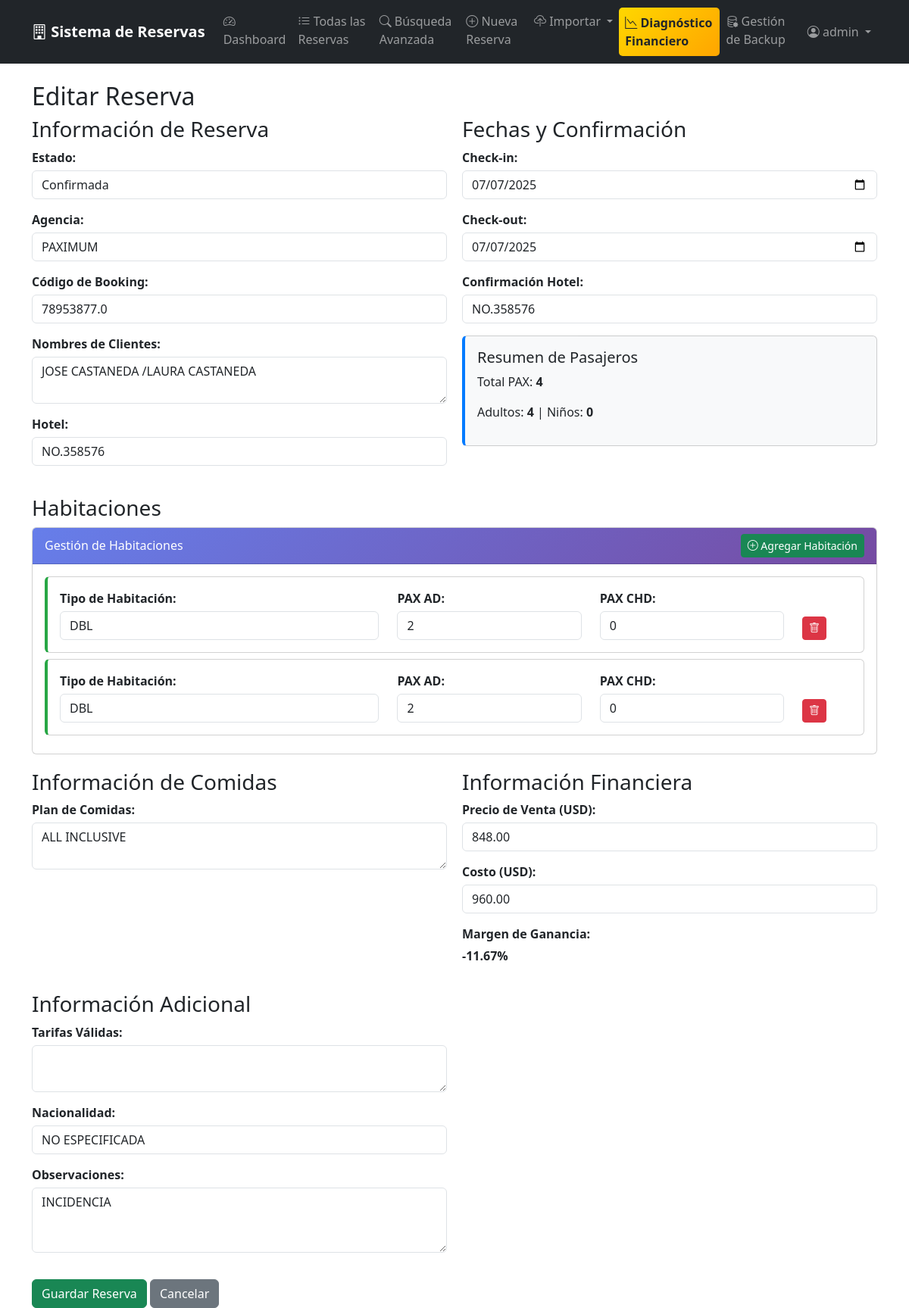
The page /121/update/ (signed in) on the database as committed earlier.
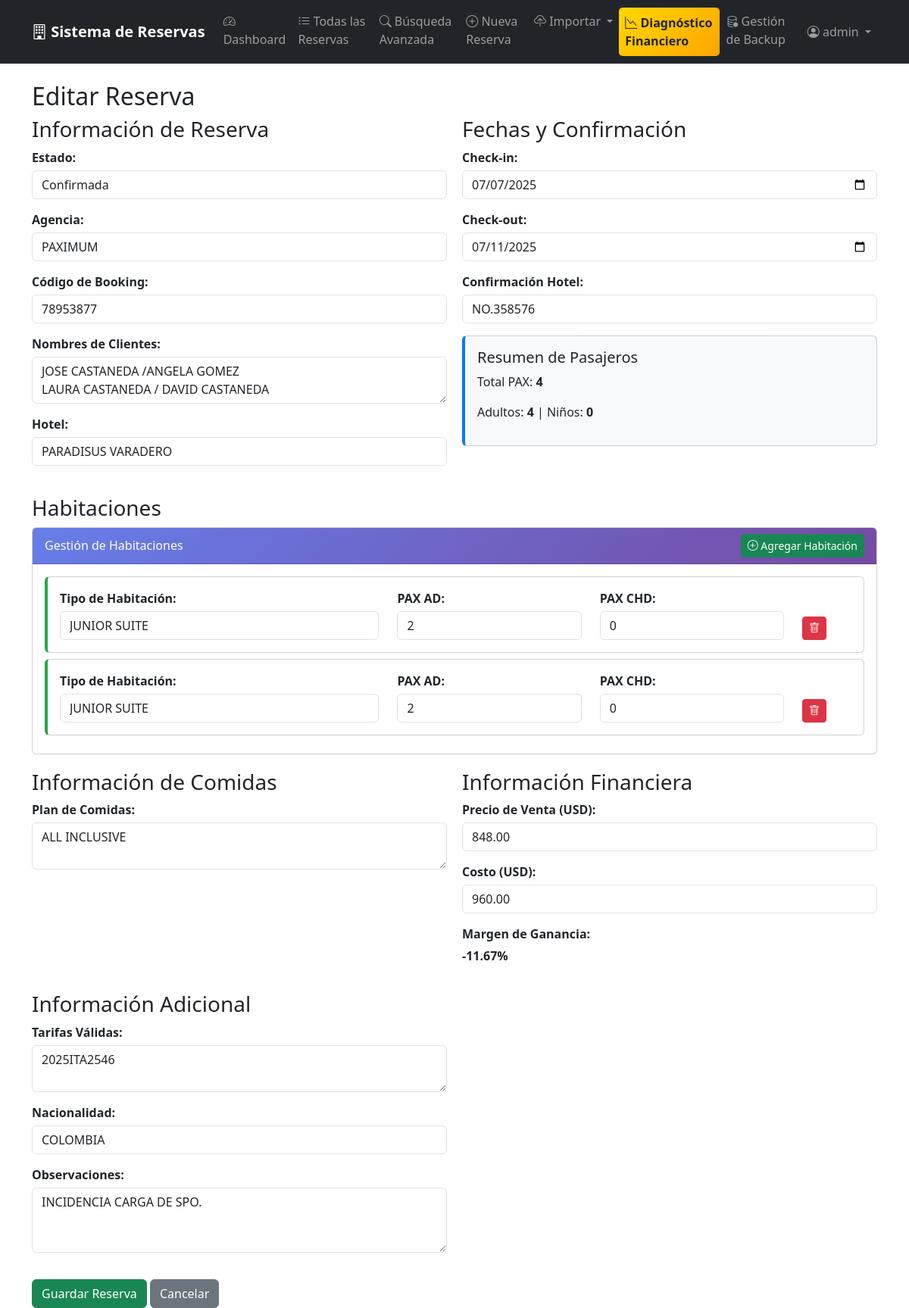
The same page on the database as committed later.
### reservations/models.py (models this page shows, shortened)
class Reservation(models.Model):
    STATUS_CHOICES = [
        ('OK', 'Confirmada'),
        ('CXX', 'Cancelada'),
        ('PENDING', 'Pendiente'),
    ]
    status = models.CharField(
        max_length=20,
        choices=STATUS_CHOICES,
        default='OK'
    )
    agency = models.CharField(max_length=100)
    booking_code = models.CharField(max_length=50, unique=True)
    clients_names = models.TextField()
    hotel = models.CharField(max_length=200)
    date_from = models.DateField()
    date_to = models.DateField()
    hotel_confirmation = models.CharField(max_length=100, blank=True)
    meal_plan = models.TextField(blank=True, verbose_name='Plan de Comidas')
    sale_price = models.DecimalField(max_digits=10, decimal_places=2)
    touch_cost = models.DecimalField(max_digits=10, decimal_places=2)
    profit_percentage = models.DecimalField(
        max_digits=8,
        decimal_places=2,
        blank=True,
        null=True
    )
    valid_rates = models.TextField(blank=True)
    nationality = models.CharField(max_length=50)
    remarks = models.TextField(blank=True)
    created_by = models.ForeignKey(
        User,
        on_delete=models.CASCADE
    )
    created_at = models.DateTimeField(auto_now_add=True)
    updated_at = models.DateTimeField(auto_now=True)
    class Meta:
        ordering = ['created_at']

### reservations/views.py (the view)
# urls.py: path('<int:pk>/update/', views.reservation_update, name='update'),
@login_required
def reservation_update(request, pk):
    reservation = get_object_or_404(Reservation, pk=pk)
    if request.method == 'POST':
        post_data = request.POST.copy()
        post_data = convertir_datos_a_uppercase(post_data)
        form = ReservationForm(post_data, instance=reservation)
        if form.is_valid():
            reservation = form.save()
            reservation.rooms.all().delete()
            room_data = request.POST.get('room_data')
            if room_data:
                rooms = json.loads(room_data)
                for room_info in rooms:
                    room_type_upper = room_info['room_type'].upper()
                    Room.objects.create(
                        reservation=reservation,
                        room_type=room_type_upper,
                        pax_ad=int(room_info['pax_ad']),
                        pax_chd=int(room_info['pax_chd'])
                    )
            messages.success(request, f'Reserva {reservation.booking_code} actualizada exitosamente!')
            return redirect('reservations:list')
        else:
            messages.error(request, 'Por favor corrige los errores en el formulario.')
    else:
        form = ReservationForm(instance=reservation)
    existing_rooms = list(reservation.rooms.values('room_type', 'pax_ad', 'pax_chd'))
    room_form = RoomForm()
    return render(request, 'reservations/form.html', {
        'form': form,
        'room_form': room_form,
        'existing_rooms': existing_rooms,
        'title': 'Editar Reserva'
    })

### reservations/forms.py
class RoomForm(forms.ModelForm):
    class Meta:
        model = Room
        fields = ['room_type', 'pax_ad', 'pax_chd']
        widgets = {
            'room_type': forms.TextInput(attrs={
                'class': 'form-control',
                'placeholder': 'Ej: Doble Standard, Suite, etc.'
            }),
            'pax_ad': forms.NumberInput(attrs={
                'class': 'form-control',
                'min': '0',
                'value': '1'
            }),
            'pax_chd': forms.NumberInput(attrs={
                'class': 'form-control',
                'min': '0',
                'value': '0'
            }),
        }

### reservations/templates/reservations/form.html (shortened to what the changed rows need)
{% extends 'reservations/base.html' %}
{% block content %}
<h2>{{ title }}</h2>
<form method="post" id="reservationForm">
    <div style="display: grid; grid-template-columns: 1fr 1fr; gap: 20px;">
        <div>
            <div class="form-group">
                <label>Estado:</label>
                {{ form.status }}
            </div>
            <div class="form-group">
                <label>Agencia:</label>
                {{ form.agency }}
            </div>
            <div class="form-group">
                <label>Código de Booking:</label>
                {{ form.booking_code }}
            </div>
            <div class="form-group">
                <label>Nombres de Clientes:</label>
                {{ form.clients_names }}
            </div>
            <div class="form-group">
                <label>Hotel:</label>
                {{ form.hotel }}
            </div>
        </div>
        <div>
            <div class="form-group">
                <label>Check-in:</label>
                {{ form.date_from }}
            </div>
            <div class="form-group">
                <label>Check-out:</label>
                {{ form.date_to }}
            </div>
            <div class="form-group">
                <label>Confirmación Hotel:</label>
                {{ form.hotel_confirmation }}
            </div>
        </div>
    </div>
    <div class="rooms-section mt-4">
        <div class="card">
            <div class="card-body">
                <div id="roomsContainer">
                    {% if existing_rooms %}
                        {% for room in existing_rooms %}
                        <div class="room-item card mb-2">
                            <div class="card-body">
                                <div class="row">
                                    <div class="col-md-5">
                                        <label>Tipo de Habitación:</label>
                                        <input type="text" class="form-control room-type"
                                               value="{{ room.room_type }}"
                                               placeholder="Ej: Doble Standard">
                                    </div>
                                    <div class="col-md-3">
                                        <label>PAX AD:</label>
                                        <input type="number" class="form-control pax-ad"
                                               value="{{ room.pax_ad }}" min="0" value="1">
                                    </div>
                                    <div class="col-md-3">
                                        <label>PAX CHD:</label>
                                        <input type="number" class="form-control pax-chd"
                                               value="{{ room.pax_chd }}" min="0" value="0">
                                    </div>
                                    <div class="col-md-1 d-flex align-items-end">
                                        <button type="button" class="btn btn-danger btn-sm remove-room">
                                            <i class="bi bi-trash"></i>
                                        </button>
                                    </div>
                                </div>
                            </div>
                        </div>
                        {% endfor %}
                    {% endif %}
                </div>
            </div>
        </div>
    </div>
    <div style="display: grid; grid-template-columns: 1fr 1fr; gap: 20px; margin-top: 20px;">
        <div>
            <div class="form-group">
                <label>Plan de Comidas:</label>
                {{ form.meal_plan }}
            </div>
        </div>
        <div>
            <div class="form-group">
                <label>Precio de Venta (USD):</label>
                {{ form.sale_price }}
            </div>
            <div class="form-group">
                <label>Costo (USD):</label>
                {{ form.touch_cost }}
            </div>
            {% if form.instance.profit_percentage %}
            <div class="form-group">
                <label>Margen de Ganancia:</label>
                <strong>{{ form.instance.profit_percentage|floatformat:2 }}%</strong>
            </div>
            {% endif %}
        </div>
    </div>
    <div style="display: grid; grid-template-columns: 1fr 1fr; gap: 20px; margin-top: 20px;">
        <div>
            <div class="form-group">
                <label>Tarifas Válidas:</label>
                {{ form.valid_rates }}
            </div>
            <div class="form-group">
                <label>Nacionalidad:</label>
                {{ form.nationality }}
            </div>
            <div class="form-group">
                <label>Observaciones:</label>
                {{ form.remarks }}
            </div>
        </div>
    </div>
</form>
{% endblock %}

Rows that differ between the two databases and show on the page:
changed Reservation "Confirmada": booking_code "78953877.0" → "78953877"; clients_names "JOSE CASTANEDA /LAURA CASTANEDA" → "JOSE CASTANEDA /ANGELA GOMEZ LAURA CASTANEDA / DAVID CASTANEDA"; hotel "NO.358576" → "PARADISUS VARADERO"; date_to "07/07/2025" → "07/11/2025"; valid_rates (not shown) → "2025ITA2546"; nationality "NO ESPECIFICADA" → "COLOMBIA"; remarks "INCIDENCIA" → "INCIDENCIA CARGA DE SPO."
Other text that changed with them:
form field room_type: "DBL" → "JUNIOR SUITE"
